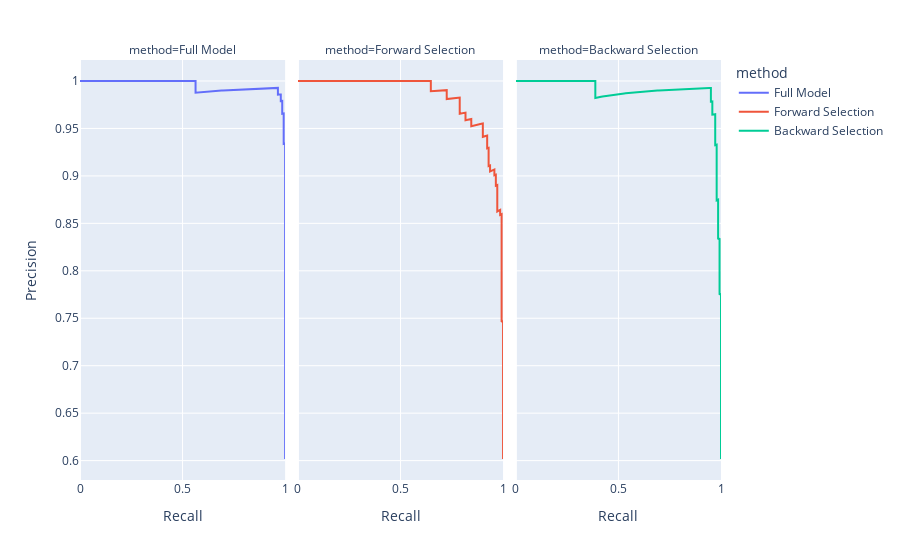

This figure's notebook cell:
### Code cell
# Visualize precision recall curve
fig = px.line(pr_df,x='Recall',y='Precision',facet_col='method',color='method')
fig

### Figure 1 — Plotly figure (JSON) as saved in the notebook; plotly's stock layout.template omitted (floating-point values rounded to 4 significant figures; data arrays with more than 128 entries replaced by an {"elided": "..."} marker saying what was removed)
{"data": [{"hovertemplate": "method=Full Model<br>Recall=%{x}<br>Precision=%{y}<extra></extra>", "legendgroup": "Full Model", "line": {"color": "#636efa", "dash": "solid"}, "marker": {"symbol": "circle"}, "mode": "lines", "name": "Full Model", "orientation": "v", "showlegend": true, "type": "scatter", "x": {"elided": "237 float values"}, "xaxis": "x", "y": {"elided": "237 float values"}, "yaxis": "y"}, {"hovertemplate": "method=Forward Selection<br>Recall=%{x}<br>Precision=%{y}<extra></extra>", "legendgroup": "Forward Selection", "line": {"color": "#EF553B", "dash": "solid"}, "marker": {"symbol": "circle"}, "mode": "lines", "name": "Forward Selection", "orientation": "v", "showlegend": true, "type": "scatter", "x": {"elided": "237 float values"}, "xaxis": "x2", "y": {"elided": "237 float values"}, "yaxis": "y2"}, {"hovertemplate": "method=Backward Selection<br>Recall=%{x}<br>Precision=%{y}<extra></extra>", "legendgroup": "Backward Selection", "line": {"color": "#00cc96", "dash": "solid"}, "marker": {"symbol": "circle"}, "mode": "lines", "name": "Backward Selection", "orientation": "v", "showlegend": true, "type": "scatter", "x": {"elided": "237 float values"}, "xaxis": "x3", "y": {"elided": "237 float values"}, "yaxis": "y3"}], "layout": {"annotations": [{"font": {}, "showarrow": false, "text": "method=Full Model", "x": 0.16, "xanchor": "center", "xref": "paper", "y": 1, "yanchor": "bottom", "yref": "paper"}, {"font": {}, "showarrow": false, "text": "method=Forward Selection", "x": 0.5, "xanchor": "center", "xref": "paper", "y": 1, "yanchor": "bottom", "yref": "paper"}, {"font": {}, "showarrow": false, "text": "method=Backward Selection", "x": 0.84, "xanchor": "center", "xref": "paper", "y": 1, "yanchor": "bottom", "yref": "paper"}], "legend": {"title": {"text": "method"}, "tracegroupgap": 0}, "margin": {"t": 60}, "xaxis": {"anchor": "y", "domain": [0, 0.32], "title": {"text": "Recall"}}, "xaxis2": {"anchor": "y2", "domain": [0.34, 0.66], "matches": "x", "title": {"text": "Recall"}}, "xaxis3": {"anchor": "y3", "domain": [0.68, 1.0], "matches": "x", "title": {"text": "Recall"}}, "yaxis": {"anchor": "x", "domain": [0, 1], "title": {"text": "Precision"}}, "yaxis2": {"anchor": "x2", "domain": [0, 1], "matches": "y", "showticklabels": false}, "yaxis3": {"anchor": "x3", "domain": [0, 1], "matches": "y", "showticklabels": false}}}
